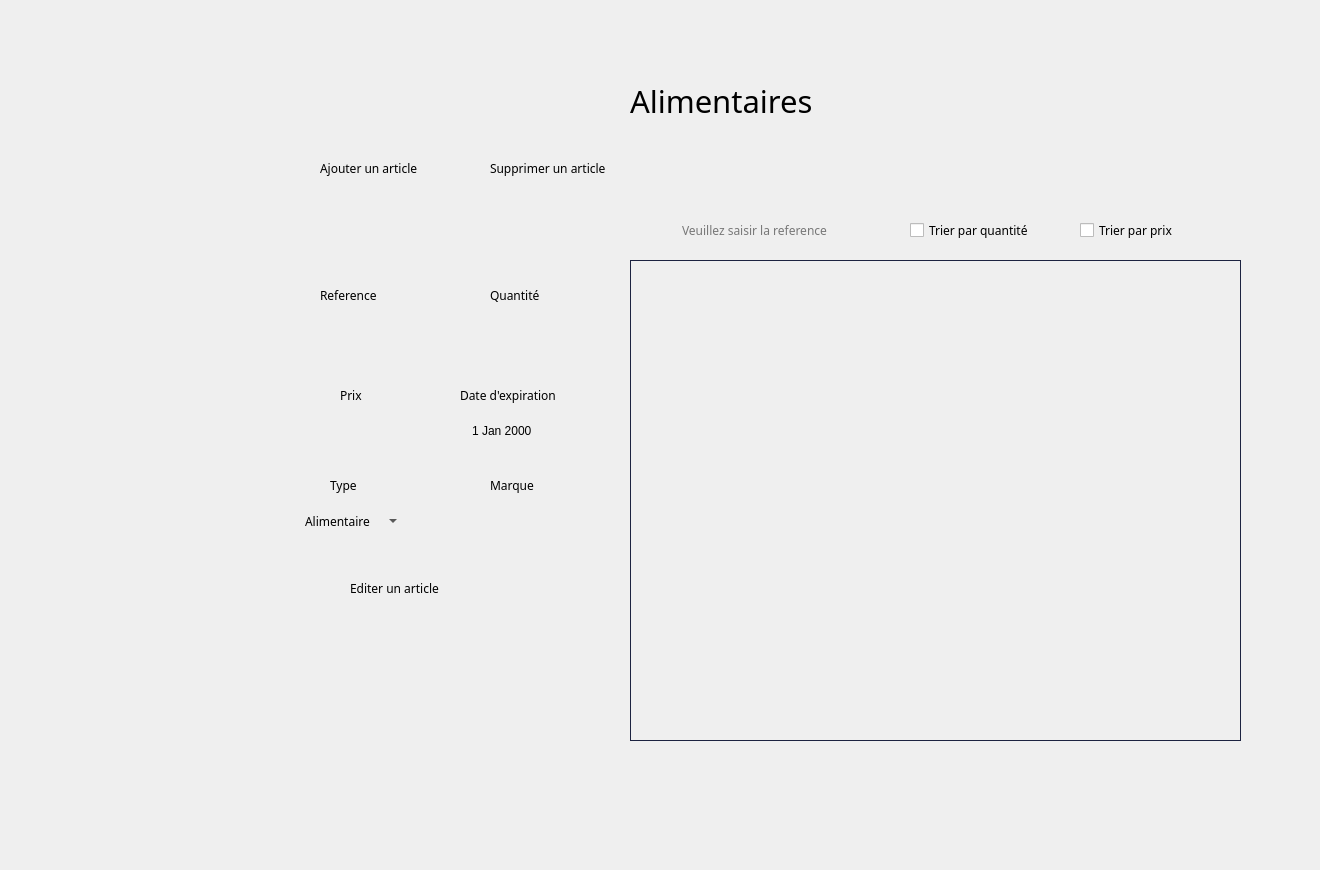
    <widget class="QWidget" name="page_2">
     <widget class="QTableView" name="tableView">
      <property name="geometry">
       <rect>
        <x>630</x>
        <y>260</y>
        <width>611</width>
        <height>481</height>
       </rect>
      </property>
      <property name="styleSheet">
       <string notr="true">QTableView{
	background-color: transparent;
	gridline-color: #606060;
	color: #000000;
	alternate-background-color: #b5b5b1;
	border : 1px solid #1c2340;
	qproperty-defaultAlignment: AlignHCenter;
}
QTableView::item:focus
{
  	background-color: #939393;
	font-weight: 500;
}
QTableView::item
{
   text-align: center;
qproperty-defaultAlignment: AlignHCenter;
}

QHeaderView {
	background-color: #6ac6ad;
	qproperty-defaultAlignment: AlignHCenter;
 }
QHeaderView::section {
                     spacing: 10px;
                     background-color: #6ac6ad;
                     color: #757575;
                     margin: 1px;
					 border: 0;
                     text-align: center;
                     font-family: arial;
                     font-size: 12px;
 }

QTableView QTableCornerButton::section {
    background-color: #6ac6ad;
}</string>
      </property>
     </widget>
     <widget class="QLineEdit" name="lineEdit">
      <property name="geometry">
       <rect>
        <x>680</x>
        <y>215</y>
        <width>201</width>
        <height>31</height>
       </rect>
      </property>
      <property name="font">
       <font>
        <family>Montserrat Alternates</family>
       </font>
      </property>
      <property name="styleSheet">
       <string notr="true">QLineEdit{background:transparent;
border: transparent;}</string>
      </property>
      <property name="alignment">
       <set>Qt::AlignJustify|Qt::AlignVCenter</set>
      </property>
      <property name="placeholderText">
       <string>Veuillez saisir la reference</string>
      </property>
     </widget>
     <widget class="QPushButton" name="suprimmm">
      <property name="geometry">
       <rect>
        <x>410</x>
        <y>150</y>
        <width>121</width>
        <height>41</height>
       </rect>
      </property>
      <property name="styleSheet">
       <string notr="true">QPushButton {
	font-weight: 500;
	text-align: center;
    vertical-align: middle;
	background-color: transparent;
	padding: 5px 15px 15px 20px;
    color: #fff;
	font-size: 11px;
	border : 0;
	border-right: 3px solid transparent;
 	background-position: center top;
    background-repeat: no-repeat;
    background-origin: content;
    background-image: url(&quot;C:/Users/hp/Desktop/anglais/projet c++ design/minus1.png&quot;);
}

QPushButton:hover {
	color: #ffffff;
	font-weight: 500;
	background-image: url(&quot;C:/Users/hp/Desktop/anglais/projet c++ design/minus2.png&quot;);
}</string>
      </property>
      <property name="text">
       <string/>
      </property>
      <property name="autoDefault">
       <bool>false</bool>
      </property>
      <property name="default">
       <bool>true</bool>
      </property>
      <property name="flat">
       <bool>false</bool>
      </property>
     </widget>
     <widget class="QPushButton" name="modiffff">
      <property name="geometry">
       <rect>
        <x>450</x>
        <y>570</y>
        <width>61</width>
        <height>31</height>
       </rect>
      </property>
      <property name="styleSheet">
       <string notr="true">QPushButton {
	font-weight: 500;
	text-align: center;
    vertical-align: middle;
	background-color: transparent;
	padding: 5px 15px 15px 20px;
    color: #fff;
	font-size: 11px;
	border : 0;
	border-right: 3px solid transparent;
 	background-position: center top;
    background-repeat: no-repeat;
    background-origin: content;
    background-image: url(&quot;C:/Users/hp/Desktop/anglais/projet c++ design/edit1.png&quot;);
}

QPushButton:hover {
	color: #ffffff;
	font-weight: 500;
	background-image: url(&quot;C:/Users/hp/Desktop/anglais/projet c++ design/edit2.png&quot;);
}</string>
      </property>
      <property name="text">
       <string/>
      </property>
      <property name="default">
       <bool>true</bool>
      </property>
     </widget>
     <widget class="QPushButton" name="pushButton_38">
      <property name="geometry">
       <rect>
        <x>1180</x>
        <y>210</y>
        <width>71</width>
        <height>31</height>
       </rect>
      </property>
      <property name="styleSheet">
       <string notr="true">QPushButton {
	font-weight: 500;
	text-align: center;
    vertical-align: middle;
	background-color: transparent;
	padding: 5px 15px 15px 20px;
    color: #fff;
	font-size: 11px;
	border : 0;
	border-right: 3px solid transparent;
 	background-position: center top;
    background-repeat: no-repeat;
    background-origin: content;
    background-image: url(&quot;C:/Users/hp/Desktop/anglais/projet c++ design/ok1.png&quot;);
}

QPushButton:hover {
	color: #ffffff;
	font-weight: 500;
	background-image: url(&quot;C:/Users/hp/Desktop/anglais/projet c++ design/ok2.png&quot;);
}</string>
      </property>
      <property name="text">
       <string/>
      </property>
      <property name="default">
       <bool>true</bool>
      </property>
     </widget>
     <widget class="QCheckBox" name="quant_2">
      <property name="geometry">
       <rect>
        <x>910</x>
        <y>220</y>
        <width>171</width>
        <height>20</height>
       </rect>
      </property>
      <property name="font">
       <font>
        <family>Montserrat Alternates</family>
       </font>
      </property>
      <property name="text">
       <string>Trier par quantité</string>
      </property>
     </widget>
     <widget class="QCheckBox" name="prix_2">
      <property name="geometry">
       <rect>
        <x>1080</x>
        <y>220</y>
        <width>141</width>
        <height>20</height>
       </rect>
      </property>
      <property name="font">
       <font>
        <family>Montserrat Alternates</family>
       </font>
      </property>
      <property name="text">
       <string>Trier par prix</string>
      </property>
     </widget>
     <widget class="QLineEdit" name="modifPrix_2">
      <property name="geometry">
       <rect>
        <x>300</x>
        <y>420</y>
        <width>111</width>
        <height>22</height>
       </rect>
      </property>
      <property name="styleSheet">
       <string notr="true">QLineEdit { background-color: transparent;
border: transparent;}</string>
      </property>
     </widget>
     <widget class="QComboBox" name="modifType_2">
      <property name="geometry">
       <rect>
        <x>300</x>
        <y>510</y>
        <width>101</width>
        <height>22</height>
       </rect>
      </property>
      <property name="font">
       <font>
        <family>Montserrat Alternates</family>
       </font>
      </property>
      <property name="styleSheet">
       <string notr="true">QComboBox { background-color: transparent;
border: transparent;}</string>
      </property>
      <item>
       <property name="text">
        <string>Alimentaire</string>
       </property>
      </item>
      <item>
       <property name="text">
        <string>Congele</string>
       </property>
      </item>
      <item>
       <property name="text">
        <string>Vetemements</string>
       </property>
      </item>
     </widget>
     <widget class="QLineEdit" name="modifMarque_2">
      <property name="geometry">
       <rect>
        <x>460</x>
        <y>510</y>
        <width>121</width>
        <height>22</height>
       </rect>
      </property>
      <property name="styleSheet">
       <string notr="true">QLineEdit { background-color: transparent;
border: transparent;}</string>
      </property>
     </widget>
     <widget class="QLineEdit" name="reff">
      <property name="geometry">
       <rect>
        <x>310</x>
        <y>320</y>
        <width>91</width>
        <height>22</height>
       </rect>
      </property>
      <property name="styleSheet">
       <string notr="true">QLineEdit { background-color: transparent;
border: transparent;}</string>
      </property>
     </widget>
     <widget class="QLineEdit" name="modifQuant_2">
      <property name="geometry">
       <rect>
        <x>460</x>
        <y>320</y>
        <width>121</width>
        <height>22</height>
       </rect>
      </property>
      <property name="styleSheet">
       <string notr="true">QLineEdit { background-color: transparent;
border: transparent;}</string>
      </property>
     </widget>
     <widget class="QDateEdit" name="modifDate_3">
      <property name="geometry">
       <rect>
        <x>470</x>
        <y>420</y>
        <width>121</width>
        <height>21</height>
       </rect>
      </property>
      <property name="styleSheet">
       <string notr="true">QDateEdit{ background-color: transparent;
border: transparent;}</string>
      </property>
     </widget>
     <widget class="QPushButton" name="pushButton_ajout">
      <property name="geometry">
       <rect>
        <x>270</x>
        <y>150</y>
        <width>61</width>
        <height>41</height>
       </rect>
      </property>
      <property name="styleSheet">
       <string notr="true">QPushButton {
	font-weight: 500;
	text-align: center;
    vertical-align: middle;
	background-color: transparent;
	padding: 5px 15px 15px 20px;
    color: #fff;
	font-size: 11px;
	border : 0;
	border-right: 3px solid transparent;
 	background-position: center top;
    background-repeat: no-repeat;
    background-origin: content;
    background-image: url(&quot;C:/Users/hp/Desktop/anglais/projet c++ design/ajouter1.png&quot;);
}

QPushButton:hover {
	color: #ffffff;
	font-weight: 500;
	background-image: url(&quot;C:/Users/hp/Desktop/anglais/projet c++ design/ajouter2.png&quot;);
}</string>
      </property>
      <property name="text">
       <string/>
      </property>
      <property name="flat">
       <bool>true</bool>
      </property>
     </widget>
     <widget class="QLabel" name="label_296">
      <property name="geometry">
       <rect>
        <x>-20</x>
        <y>-20</y>
        <width>1311</width>
        <height>861</height>
       </rect>
      </property>
      <property name="text">
       <string/>
      </property>
      <property name="pixmap">
       <pixmap>../../Desktop/anglais/projet c++ design/bg2.png</pixmap>
      </property>
      <property name="scaledContents">
       <bool>true</bool>
      </property>
     </widget>
     <widget class="QLabel" name="label_298">
      <property name="geometry">
       <rect>
        <x>290</x>
        <y>300</y>
        <width>131</width>
        <height>61</height>
       </rect>
      </property>
      <property name="text">
       <string/>
      </property>
      <property name="pixmap">
       <pixmap>../../Downloads/saisir.png</pixmap>
      </property>
      <property name="scaledContents">
       <bool>true</bool>
      </property>
     </widget>
     <widget class="QLabel" name="label_299">
      <property name="geometry">
       <rect>
        <x>450</x>
        <y>490</y>
        <width>151</width>
        <height>61</height>
       </rect>
      </property>
      <property name="text">
       <string/>
      </property>
      <property name="pixmap">
       <pixmap>../../Downloads/saisir.png</pixmap>
      </property>
      <property name="scaledContents">
       <bool>true</bool>
      </property>
     </widget>
     <widget class="QLabel" name="label_300">
      <property name="geometry">
       <rect>
        <x>450</x>
        <y>300</y>
        <width>151</width>
        <height>61</height>
       </rect>
      </property>
      <property name="text">
       <string/>
      </property>
      <property name="pixmap">
       <pixmap>../../Downloads/saisir.png</pixmap>
      </property>
      <property name="scaledContents">
       <bool>true</bool>
      </property>
     </widget>
     <widget class="QLabel" name="label_301">
      <property name="geometry">
       <rect>
        <x>290</x>
        <y>400</y>
        <width>131</width>
        <height>61</height>
       </rect>
      </property>
      <property name="text">
       <string/>
      </property>
      <property name="pixmap">
       <pixmap>../../Downloads/saisir.png</pixmap>
      </property>
      <property name="scaledContents">
       <bool>true</bool>
      </property>
     </widget>
     <widget class="QLabel" name="label_302">
      <property name="geometry">
       <rect>
        <x>450</x>
        <y>400</y>
        <width>151</width>
        <height>61</height>
       </rect>
      </property>
      <property name="text">
       <string/>
      </property>
      <property name="pixmap">
       <pixmap>../../Downloads/saisir.png</pixmap>
      </property>
      <property name="scaledContents">
       <bool>true</bool>
      </property>
     </widget>
     <widget class="QLabel" name="label_303">
      <property name="geometry">
       <rect>
        <x>290</x>
        <y>490</y>
        <width>131</width>
        <height>61</height>
       </rect>
      </property>
      <property name="text">
       <string/>
      </property>
      <property name="pixmap">
       <pixmap>../../Downloads/saisir.png</pixmap>
      </property>
      <property name="scaledContents">
       <bool>true</bool>
      </property>
     </widget>
     <widget class="QLabel" name="label_297">
      <property name="geometry">
       <rect>
        <x>320</x>
        <y>160</y>
        <width>141</width>
        <height>16</height>
       </rect>
      </property>
      <property name="font">
       <font>
        <family>Montserrat Alternates</family>
       </font>
      </property>
      <property name="text">
       <string>Ajouter un article</string>
      </property>
     </widget>
     <widget class="QLabel" name="label_304">
      <property name="geometry">
       <rect>
        <x>490</x>
        <y>160</y>
        <width>141</width>
        <height>16</height>
       </rect>
      </property>
      <property name="font">
       <font>
        <family>Montserrat Alternates</family>
       </font>
      </property>
      <property name="text">
       <string>Supprimer un article</string>
      </property>
     </widget>
     <widget class="QLabel" name="label_305">
      <property name="geometry">
       <rect>
        <x>350</x>
        <y>580</y>
        <width>141</width>
        <height>16</height>
       </rect>
      </property>
      <property name="font">
       <font>
        <family>Montserrat Alternates</family>
       </font>
      </property>
      <property name="text">
       <string>Editer un article</string>
      </property>
     </widget>
     <widget class="QLabel" name="label_306">
      <property name="geometry">
       <rect>
        <x>320</x>
        <y>280</y>
        <width>91</width>
        <height>31</height>
       </rect>
      </property>
      <property name="font">
       <font>
        <family>Montserrat Alternates Medium</family>
       </font>
      </property>
      <property name="text">
       <string>Reference </string>
      </property>
     </widget>
     <widget class="QLabel" name="label_307">
      <property name="geometry">
       <rect>
        <x>490</x>
        <y>280</y>
        <width>91</width>
        <height>31</height>
       </rect>
      </property>
      <property name="font">
       <font>
        <family>Montserrat Alternates Medium</family>
       </font>
      </property>
      <property name="text">
       <string>Quantité</string>
      </property>
     </widget>
     <widget class="QLabel" name="label_308">
      <property name="geometry">
       <rect>
        <x>340</x>
        <y>380</y>
        <width>91</width>
        <height>31</height>
       </rect>
      </property>
      <property name="font">
       <font>
        <family>Montserrat Alternates Medium</family>
       </font>
      </property>
      <property name="text">
       <string>Prix</string>
      </property>
     </widget>
     <widget class="QLabel" name="label_309">
      <property name="geometry">
       <rect>
        <x>460</x>
        <y>380</y>
        <width>131</width>
        <height>31</height>
       </rect>
      </property>
      <property name="font">
       <font>
        <family>Montserrat Alternates Medium</family>
       </font>
      </property>
      <property name="text">
       <string>Date d'expiration</string>
      </property>
     </widget>
     <widget class="QLabel" name="label_310">
      <property name="geometry">
       <rect>
        <x>330</x>
        <y>470</y>
        <width>91</width>
        <height>31</height>
       </rect>
      </property>
      <property name="font">
       <font>
        <family>Montserrat Alternates Medium</family>
       </font>
      </property>
      <property name="text">
       <string>Type</string>
      </property>
     </widget>
     <widget class="QLabel" name="label_311">
      <property name="geometry">
       <rect>
        <x>490</x>
        <y>470</y>
        <width>91</width>
        <height>31</height>
       </rect>
      </property>
      <property name="font">
       <font>
        <family>Montserrat Alternates Medium</family>
       </font>
      </property>
      <property name="text">
       <string>Marque</string>
      </property>
     </widget>
     <widget class="QPushButton" name="pushButton_1077">
      <property name="geometry">
       <rect>
        <x>30</x>
        <y>280</y>
        <width>231</width>
        <height>61</height>
       </rect>
      </property>
      <property name="styleSheet">
       <string notr="true">QPushButton {
	font-weight: 500;
	text-align: center;
    vertical-align: middle;
	background-color: transparent;
	padding: 5px 15px 15px 20px;
    color: #fff;
	font-size: 11px;
	border : 0;
	border-right: 3px solid transparent;
 	background-position: center top;
    background-repeat: no-repeat;
    background-origin: content;
    background-image: url(&quot;C:/Users/hp/Desktop/anglais/projet c++ design/pie1.png&quot;);
}

QPushButton:hover {
	color: #ffffff;
	font-weight: 500;
	background-image: url(&quot;C:/Users/hp/Desktop/anglais/projet c++ design/pie2.png&quot;);
}</string>
      </property>
      <property name="text">
       <string/>
      </property>
     </widget>
     <widget class="QLabel" name="label_312">
      <property name="geometry">
       <rect>
        <x>630</x>
        <y>60</y>
        <width>301</width>
        <height>81</height>
       </rect>
      </property>
      <property name="font">
       <font>
        <family>Montserrat Alternates</family>
        <pointsize>23</pointsize>
       </font>
      </property>
      <property name="text">
       <string>Alimentaires</string>
      </property>
     </widget>
     <widget class="QPushButton" name="pushButton_108">
      <property name="geometry">
       <rect>
        <x>100</x>
        <y>380</y>
        <width>91</width>
        <height>61</height>
       </rect>
      </property>
      <property name="styleSheet">
       <string notr="true">QPushButton {
	font-weight: 500;
	text-align: center;
    vertical-align: middle;
	background-color: transparent;
	padding: 5px 15px 15px 20px;
    color: #fff;
	font-size: 11px;
	border : 0;
	border-right: 3px solid transparent;
 	background-position: center top;
    background-repeat: no-repeat;
    background-origin: content;
    background-image: url(&quot;C:/Users/hp/Desktop/anglais/projet c++ design/gestion1.png&quot;);
}

QPushButton:hover {
	color: #ffffff;
	font-weight: 500;
	background-image: url(&quot;C:/Users/hp/Desktop/anglais/projet c++ design/gestion2.png&quot;);
}</string>
      </property>
      <property name="text">
       <string/>
      </property>
     </widget>
     <widget class="QPushButton" name="pushButton_110">
      <property name="geometry">
       <rect>
        <x>10</x>
        <y>720</y>
        <width>121</width>
        <height>61</height>
       </rect>
      </property>
      <property name="styleSheet">
       <string notr="true">QPushButton {
	font-weight: 500;
	text-align: center;
    vertical-align: middle;
	background-color: transparent;
	padding: 5px 15px 15px 20px;
    color: #fff;
	font-size: 11px;
	border : 0;
	border-right: 3px solid transparent;
 	background-position: center top;
    background-repeat: no-repeat;
    background-origin: content;
    background-image: url(&quot;C:/Users/hp/Desktop/anglais/projet c++ design/return1.png&quot;);
}

QPushButton:hover {
	color: #ffffff;
	font-weight: 500;
	background-image: url(&quot;C:/Users/hp/Desktop/anglais/projet c++ design/return2.png&quot;);
}</string>
      </property>
      <property name="text">
       <string/>
      </property>
     </widget>
     <widget class="QLabel" name="label_22">
      <property name="geometry">
       <rect>
        <x>620</x>
        <y>190</y>
        <width>271</width>
        <height>81</height>
       </rect>
      </property>
      <property name="text">
       <string/>
      </property>
      <property name="pixmap">
       <pixmap>../../Downloads/search.png</pixmap>
      </property>
      <property name="scaledContents">
       <bool>true</bool>
      </property>
     </widget>
     <zorder>label_296</zorder>
     <zorder>tableView</zorder>
     <zorder>suprimmm</zorder>
     <zorder>modiffff</zorder>
     <zorder>pushButton_38</zorder>
     <zorder>quant_2</zorder>
     <zorder>prix_2</zorder>
     <zorder>pushButton_ajout</zorder>
     <zorder>label_298</zorder>
     <zorder>reff</zorder>
     <zorder>label_299</zorder>
     <zorder>label_300</zorder>
     <zorder>label_301</zorder>
     <zorder>modifQuant_2</zorder>
     <zorder>modifMarque_2</zorder>
     <zorder>modifPrix_2</zorder>
     <zorder>label_302</zorder>
     <zorder>modifDate_3</zorder>
     <zorder>label_303</zorder>
     <zorder>modifType_2</zorder>
     <zorder>label_297</zorder>
     <zorder>label_304</zorder>
     <zorder>label_305</zorder>
     <zorder>label_306</zorder>
     <zorder>label_307</zorder>
     <zorder>label_308</zorder>
     <zorder>label_309</zorder>
     <zorder>label_310</zorder>
     <zorder>label_311</zorder>
     <zorder>pushButton_1077</zorder>
     <zorder>label_312</zorder>
     <zorder>pushButton_108</zorder>
     <zorder>pushButton_110</zorder>
     <zorder>label_22</zorder>
     <zorder>lineEdit</zorder>
    </widget>
